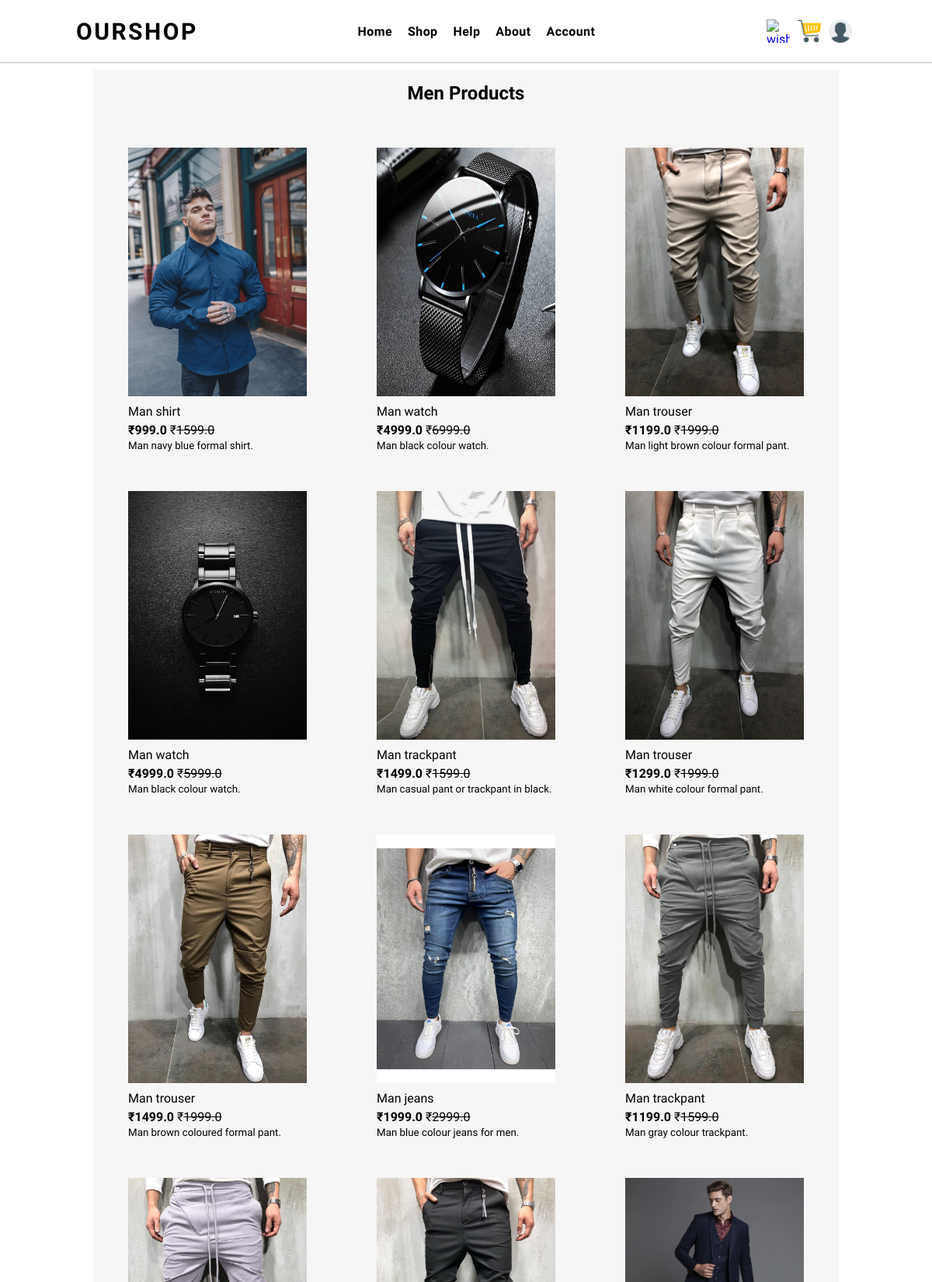
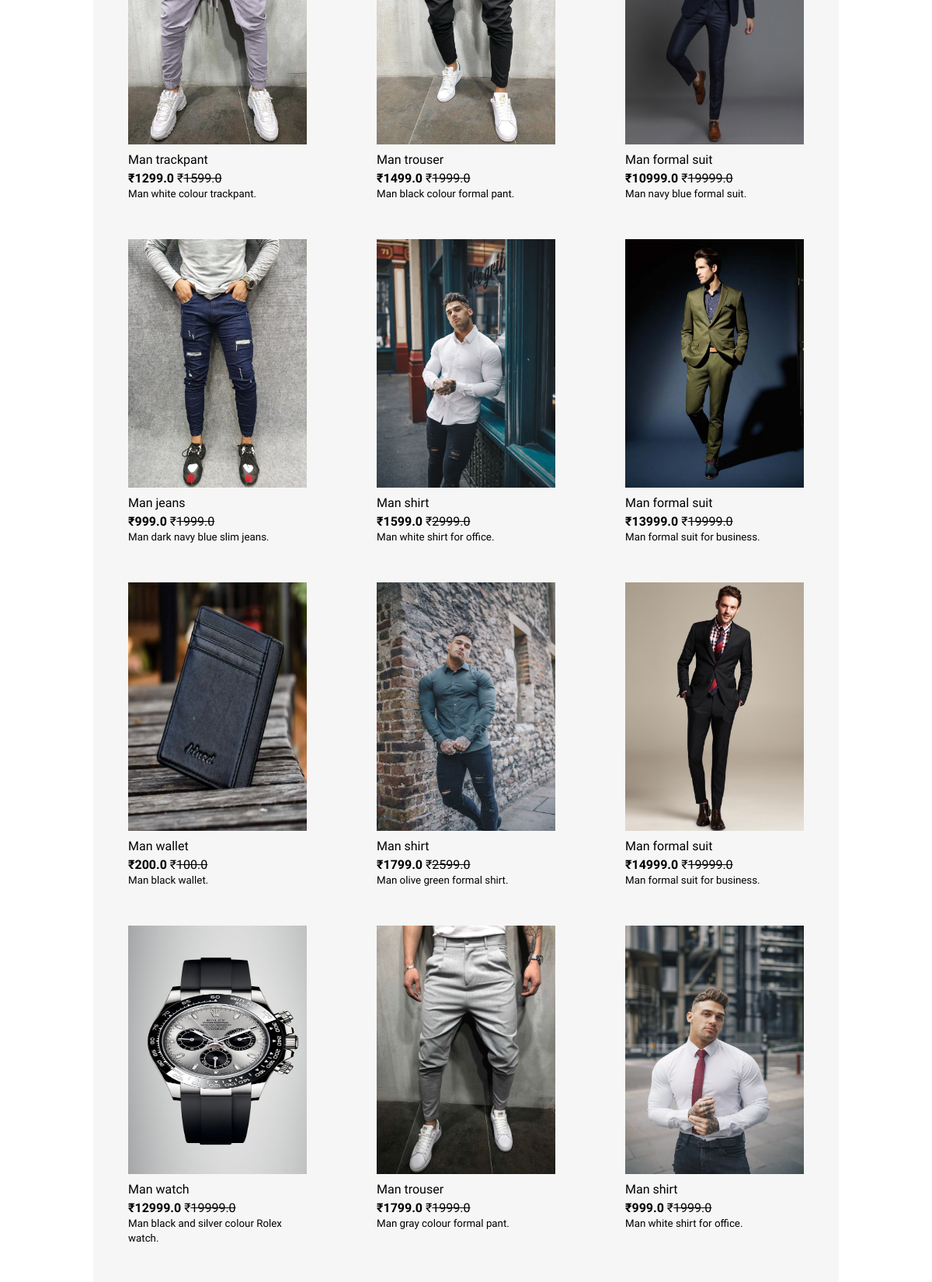
/manshop/ (upper part), run on the app's committed database (2 pictures, top to bottom).
### apps/models.py (models this page shows, shortened)
class PRODUCT(models.Model):
    product_id = models.UUIDField(primary_key=True,default=uuid.uuid4,editable=False)
    product_name = models.CharField(max_length=20)
    original_price = models.FloatField()
    selling_price = models.FloatField()
    gender = models.CharField(max_length=10,choices=GENDER_CHOICE)
    categories = models.ForeignKey(CATEGORIES, on_delete=models.CASCADE)
    colour = models.ForeignKey(COLOUR, on_delete=models.CASCADE)
    brand = models.ForeignKey(BRAND, on_delete=models.CASCADE)
    product_image = models.ImageField(upload_to='products')
    product_desc = models.TextField()
    quantity = models.PositiveIntegerField(default=0)

### Ecommerce/views.py (the view)
# urls.py: path('manshop/', views.manshop, name='manshop'),
def manshop(request):
    man = PRODUCT.objects.filter(gender='Man')
    data = {'man_products':man}
    return render(request, "shop/man.html",data)

### templates/shop/man.html (shortened to what this page needs)
{% extends 'layout/base.html' %}
{% block main %}
{% load static %}
<div class="small-container">
    <h2 class="title">Men Products</h2>
    <div class="row">
        {% for i in man_products %}
        <div class="col-4">
            <div class="product-image">
                <a href="{% url 'spdpage' i.product_id %}"><img src="{{i.product_image.url}}" alt="image" class="img100"></a>
            </div>
            <div style="display: flex; margin-top: 10px;">
                <h4 style="margin-right: 10px;">{{i.product_name}}</h4>
            </div>
            <div style="margin-top: 5px;">
                <b>₹{{i.selling_price}}</b>  ₹<strike>{{i.original_price}}</strike> <br>
                <small>{{i.product_desc}}</small>
            </div>
        </div>
        {% endfor %}
    </div>
</div>
{% endblock %}

### static/css/main.css (style rules this page uses)
* { margin: 0; padding: 0; box-sizing: border-box; font-family: "Quantico", sans-serif; }
:root { --black--color: black; --white--color: white; }

### static/css/header.css (style rules this page uses)
:root { --black--color: black; --white--color: white; --green--color: #0AAD0A; --gray--color: gray; }
.img100 { width: 100%; height: 100%; }

### static/css/footer.css (style rules this page uses)
.row { display: flex; flex-wrap: wrap; justify-content: space-around; }

### static/css/shop.css (style rules this page uses)
.small-container { max-width: 100%; margin: 10px 10%; background-color: rgb(246,246,246); font-family: inter,sans-serif; }
.title { text-align: center; margin: 0 auto 30px; line-height: 60px; color: #000000; }
.col-4 { flex-basis: 25%; padding: 10px; margin-bottom: 30px; width: 250px; }
.product-image { width: 230px; height: 320px; }
.col-4 h4 { color: #000000; font-weight: normal; }

### data on the page
PRODUCT: product_image (picture), product_name "Man shirt", selling_price "999.0", original_price "1599.0", product_desc "Man navy blue formal shirt."
PRODUCT: product_image (picture), product_name "Man watch", selling_price "4999.0", original_price "6999.0", product_desc "Man black colour watch."
PRODUCT: product_image (picture), product_name "Man trouser", selling_price "1199.0", original_price "1999.0", product_desc "Man light brown colour formal pant."
PRODUCT: product_image (picture), product_name "Man watch", selling_price "4999.0", original_price "5999.0", product_desc "Man black colour watch."
PRODUCT: product_image (picture), product_name "Man trackpant", selling_price "1499.0", original_price "1599.0", product_desc "Man casual pant or trackpant in black."
PRODUCT: product_image (picture), product_name "Man trouser", selling_price "1299.0", original_price "1999.0", product_desc "Man white colour formal pant."
PRODUCT: product_image (picture), product_name "Man trouser", selling_price "1499.0", original_price "1999.0", product_desc "Man brown coloured formal pant."
PRODUCT: product_image (picture), product_name "Man jeans", selling_price "1999.0", original_price "2999.0", product_desc "Man blue colour jeans for men."
PRODUCT: product_image (picture), product_name "Man trackpant", selling_price "1199.0", original_price "1599.0", product_desc "Man gray colour trackpant."
PRODUCT: product_image (picture), product_name "Man trackpant", selling_price "1299.0", original_price "1599.0", product_desc "Man white colour trackpant."
PRODUCT: product_image (picture), product_name "Man trouser", selling_price "1499.0", original_price "1999.0", product_desc "Man black colour formal pant."
PRODUCT: product_image (picture), product_name "Man formal suit", selling_price "10999.0", original_price "19999.0", product_desc "Man navy blue formal suit."
PRODUCT: product_image (picture), product_name "Man jeans", selling_price "999.0", original_price "1999.0", product_desc "Man dark navy blue slim jeans."
PRODUCT: product_image (picture), product_name "Man shirt", selling_price "1599.0", original_price "2999.0", product_desc "Man white shirt for office."
PRODUCT: product_image (picture), product_name "Man formal suit", selling_price "13999.0", original_price "19999.0", product_desc "Man formal suit for business."
PRODUCT: product_image (picture), product_name "Man wallet", selling_price "200.0", original_price "100.0", product_desc "Man black wallet."
PRODUCT: product_image (picture), product_name "Man shirt", selling_price "1799.0", original_price "2599.0", product_desc "Man olive green formal shirt."
PRODUCT: product_image (picture), product_name "Man formal suit", selling_price "14999.0", original_price "19999.0", product_desc "Man formal suit for business."
PRODUCT: product_image (picture), product_name "Man watch", selling_price "12999.0", original_price "19999.0", product_desc "Man black and silver colour Rolex watch."
PRODUCT: product_image (picture), product_name "Man trouser", selling_price "1799.0", original_price "1999.0", product_desc "Man gray colour formal pant."
PRODUCT: product_image (picture), product_name "Man shirt", selling_price "999.0", original_price "1999.0", product_desc "Man white shirt for office."
